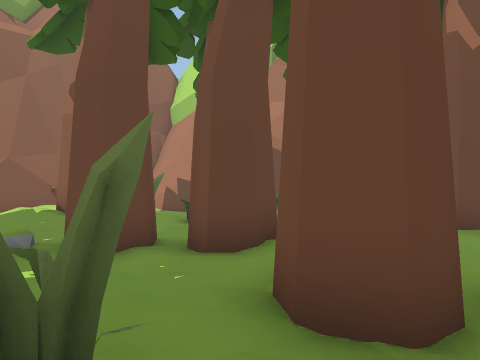
View 1 (above)

24 first-person views from a walk through a scene from a Unity 3-D project. The camera is 1.3 m above the floor, looks level and sees 70° across. The floor is counted in squares, 2 m on a side. Each view is taken from the middle of a square. On the plan, view 1 faces up. The plan holds only what a view shows up to about 10 squares ahead; the rest is blank. The place goes on beyond the plan. The player character is not drawn. Some animated figures are not drawn. Some surface patterns are stand-ins.

View 2
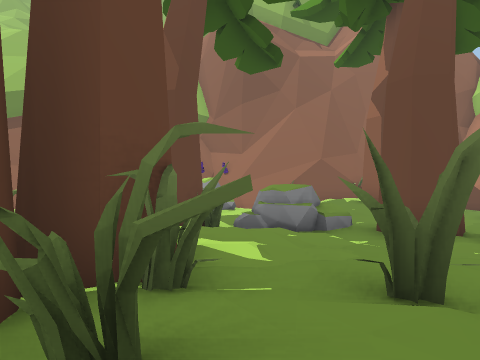

View 3
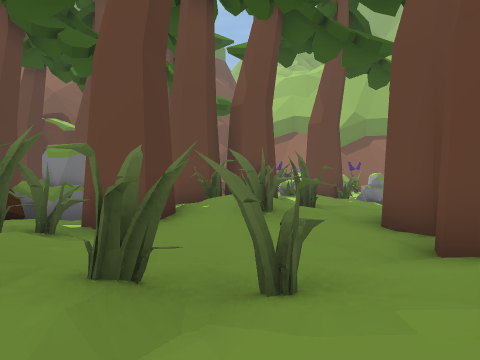

View 4
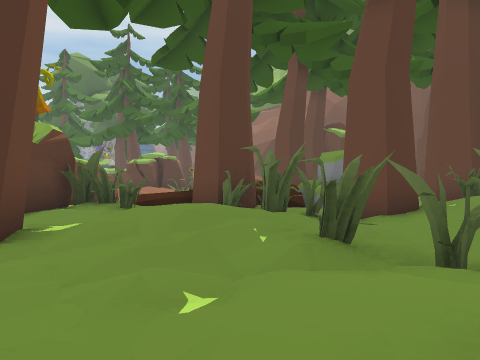

View 5
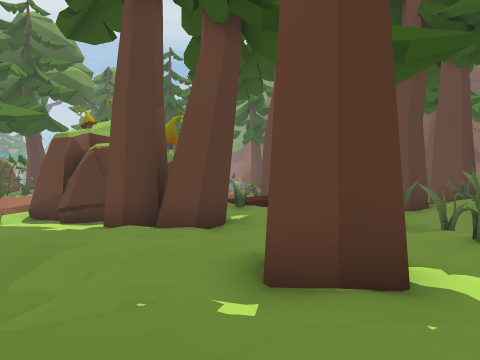

View 6
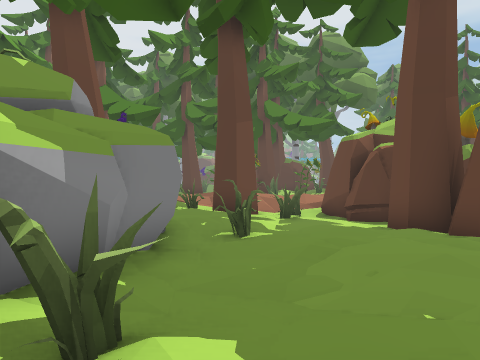

View 7
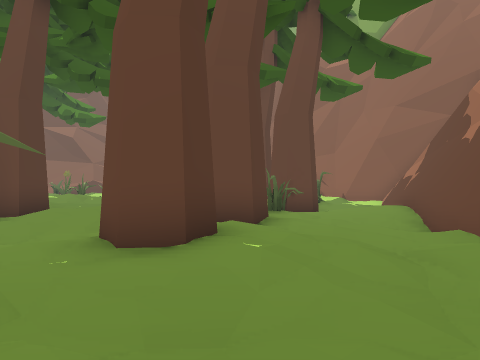

View 8
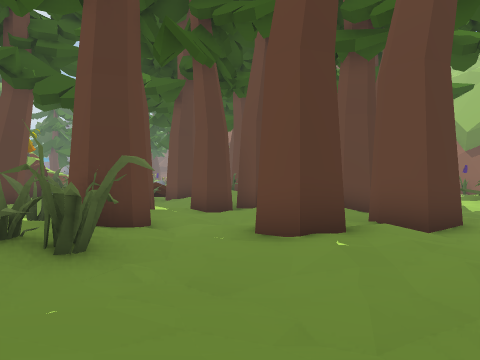

View 9
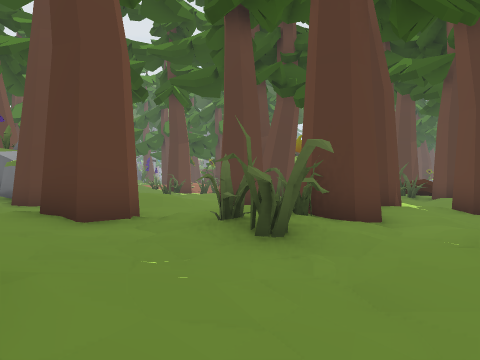

View 10
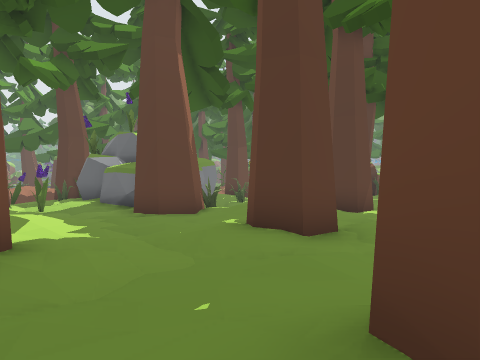

View 11
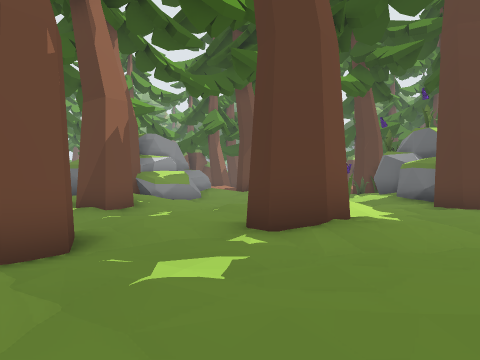

View 12
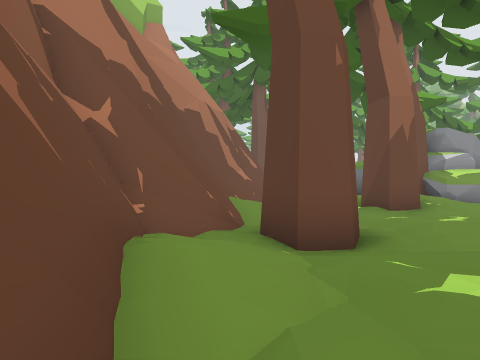

View 13
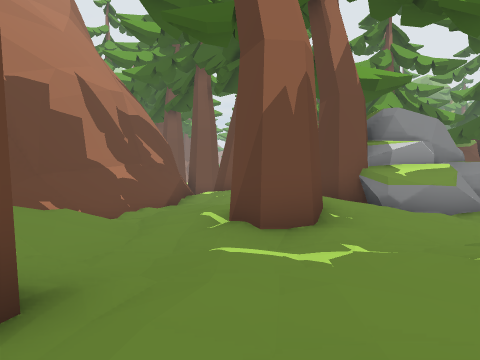

View 14
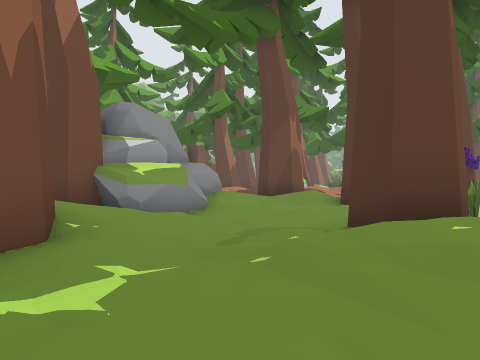

View 15
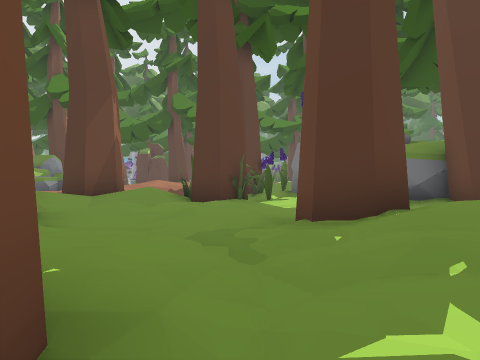

View 16
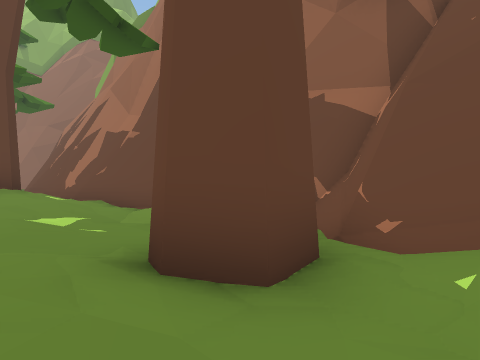

View 17
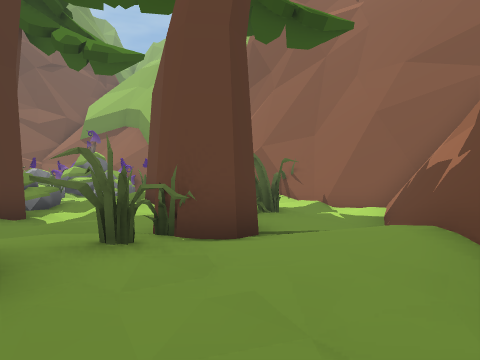

View 18
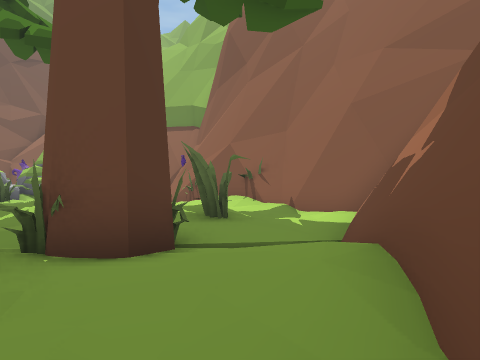

View 19
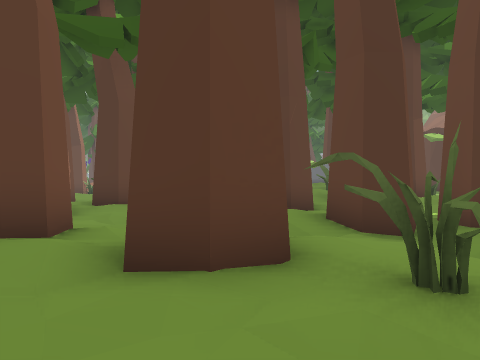

View 20
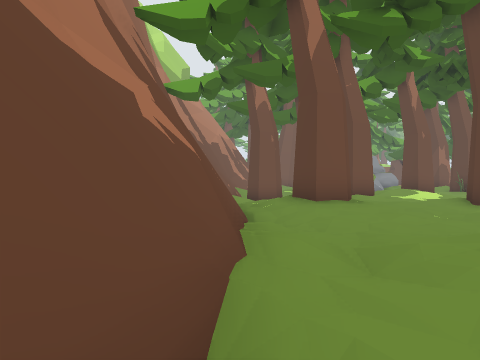

View 21
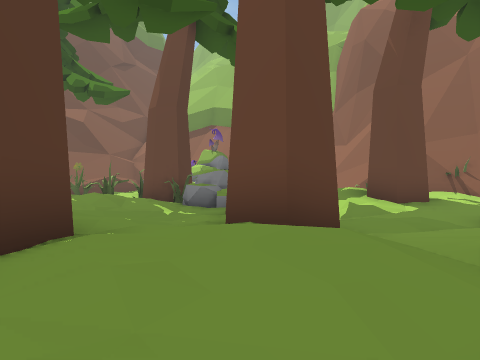

View 22
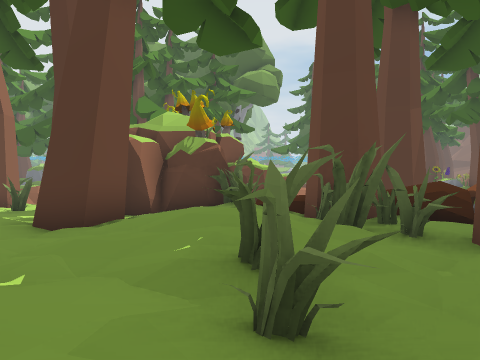

View 23
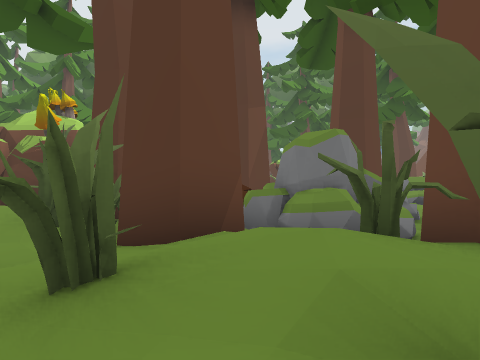

View 24
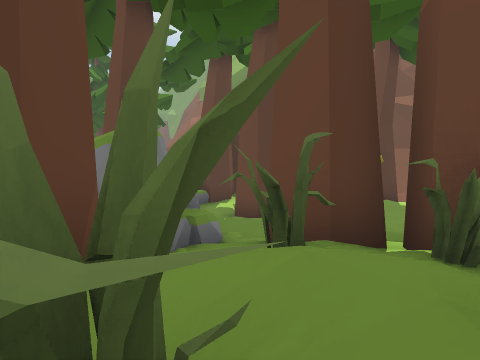

### Floor plan
Key: @ floor where view 1 was taken; # wall or solid block; x gap in a wall; . main floor; : floor 0.25 m higher than the main floor; - floor 0.25 m lower than the main floor; + floor 0.5 m higher than the main floor; * floor 0.75 m higher than the main floor; / step, stairs or slope; = window, fence, low wall or low ledge; R rock.
Columns run from 5 left of view 1 to 23 right of it. Each row starts with its distance up from view 1.
 14  #
 13 #######            ###
 12 #..-=######################
 11 ...--.:..#######:.:/..////###
 10 .:#x#.........:++:..-#-/...=#
  9  ##.###...:.-:+#+::...--.:::.
  8 +#..-.:##:::-.:::::..:.-#+:
  7 /+/-.....:#:-..:::+#.::.#*
  6 :..#.#/:....##.:::::::..:+ #
  5 RRR#x#:+.-..##:#+:.:++:.::##
  4 RR..-.::.-.##+:::..:+##.-.##
  3 #::...#x#.::#.:::::::##...##
  2 #++:::..#:#:..+*+:#.-..::::#
  1 #/###+:.-.:#..:+/##:.#.##+:+
  0 #####@#.-#...#.:.####:.##/##
 -1  =###+:.:#...::.-.#   ..#
 -2    #R###:++..:::..#  #:
 -3  .RRRR##:*+:.:::.##
 -4 --- R###/::##.:.#.
 -5 #-R  -##/#:.#....:
 -6   #      #:##--.#+
 -7 R  ###    ####-##
 -8 R            #--#
 -9 R       ##   #-

Positions as (right, up) in squares from view 1, and headings:
1: (0, 0), facing up
2: (0, -1), facing up-left
3: (6, 0), facing left
4: (7, 1), facing down-left
5: (11, 2), facing down-left
6: (11, 2), facing down
7: (9, 8), facing left
8: (9, 10), facing down-left
9: (8, 10), facing down
10: (11, 10), facing down
11: (11, 11), facing down-right
12: (11, 11), facing right
13: (14, 8), facing right
14: (15, 8), facing down-right
15: (18, 8), facing down
16: (18, 8), facing up-left
17: (4, 10), facing left
18: (3, 11), facing left
19: (2, 11), facing down
20: (2, 11), facing right
21: (4, 5), facing left
22: (4, 2), facing down
23: (0, 2), facing down
24: (1, 1), facing down-left
